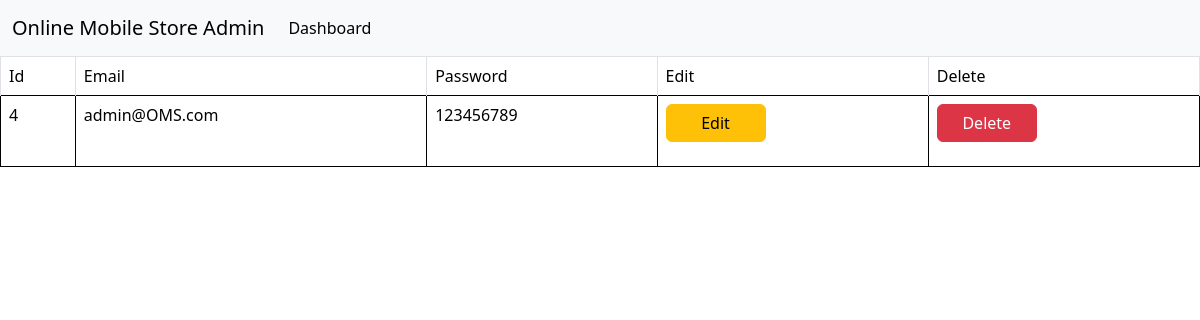
/user-data.php, run on the app's committed database.
### tables this page shows
CREATE TABLE `users` (
  `id` int(6) NOT NULL,
  `email` varchar(255) NOT NULL,
  `password` varchar(255) NOT NULL
);

### user-data.php (the view, shortened to what this page needs)
<html>
<head>
    <link rel="stylesheet" href="css/user-data.css">
    <link href="https://cdn.jsdelivr.net/npm/bootstrap@5.3.1/dist/css/bootstrap.min.css" rel="stylesheet">
    <link href="https://cdn.jsdelivr.net/npm/bootstrap@5.3.2/dist/css/bootstrap.min.css" rel="stylesheet">
</head>
<body>
<nav class="navbar navbar-expand-lg bg-light">
        <div class="container-fluid">
            <a class="navbar-brand" href="#">Online Mobile Store Admin</a>
            <div class="collapse navbar-collapse" id="navbarNav">
                <ul class="navbar-nav">
                    <li class="nav-item">
                        <a class="nav-link active" aria-current="page" href="admin-dashboard.php">Dashboard</a>
                    </li>
                </ul>
            </div>
        </div>
    </nav>
    <div class="data-table">
        <table class="table table-bordered" id="dataTable" width="70%" cellspacing="0">
            <thead>
                <tr>
                    <td>Id</td>
                    <td>Email</td>
                    <td>Password</td>
                    <td>Edit</td>
                    <td>Delete</td>
                </tr>
            </thead>
            <tbody>
                <?php
                $connection = include('includes/dbconnect.php');
                $query = "SELECT * FROM users";
                $query_run = mysqli_query($connection, $query);
                if (mysqli_num_rows($query_run) > 0) {
                    while ($row = mysqli_fetch_assoc($query_run)) {
                ?>
                        <tr style="border: 1px solid black;">
                            <td style="border: 1px solid black;"><?php echo $row['id']; ?></td>
                            <td style="border: 1px solid black;"><?php echo $row['email']; ?></td>
                            <td style="border: 1px solid black;"><?php echo $row['password']; ?></td>
                            <td style="border: 1px solid black;">
                                <form action="user-edit.php" method="post">
                                    <button style="width: 100px;" name="edit_btn" class="btn btn-warning btn-icon-split">Edit</button>
                                </form>
                            </td>
                            <td style="border: 1px solid black;">
                                <form action="code/user-edit.php" method="post">
                                    <button style="width: 100px;" name="user_delete" class="btn btn-danger btn-icon-split">Delete</button>
                                </form>
                            </td>
                        </tr>
                <?php
                    }
                } else {
                    echo "No Record Found";
                }
                ?>
            </tbody>
        </table>
    </div>
</body>
</html>

### css/user-data.css (style rules this page uses)
.table { border: 1px solid black; }

### data on the page
users: id "4", email "admin@OMS.com", password "123456789"
